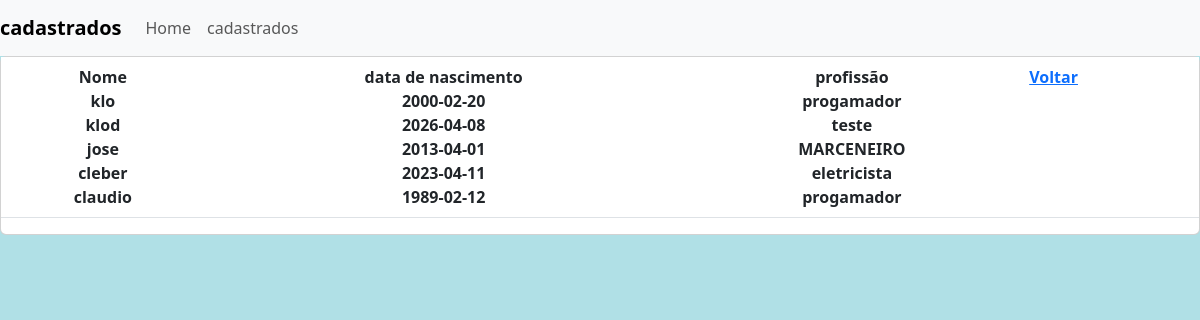
/cadastrados.php, run on the app's committed database.
### tables this page shows
CREATE TABLE `clientes` (
  `cli_id` int(15) NOT NULL,
  `cli_nome` varchar(200) NOT NULL,
  `cli_nasc` date NOT NULL,
  `cli_prof` varchar(200) NOT NULL
);

### cadastrados.php (the view, shortened to what this page needs)
<?php
include "app/conexao.php";
?>
<!DOCTYPE html>
<html lang="pt-br">
<head>
    <link href="https://cdn.jsdelivr.net/npm/bootstrap@5.3.0-alpha3/dist/css/bootstrap.min.css" rel="stylesheet">
</head>
<body style="background-color:powderblue;">
    <div>
        <nav class="navbar navbar-expand-lg navbar-light bg-light">
            <a class="navbar-brand " href="index.php"> <strong>cadastrados</strong></a>
            <div class="collapse navbar-collapse" id="navbar">
                <ul class="navbar-nav">
                    <li class="nav-item active">
                        <a class="nav-link" href="index.php">Home </a>
                    </li>
                    <li class="nav-item">
                        <a class="nav-link" href="cadastrados.php">cadastrados</a>
                    </li>
            </div>
    </div>
    <div>
        <body style="background-image: linear-gradient(170deg, #a76af2 0, #8756e4 25%, #6242d4 50%, #302fc5 75%, #0021b7 100%);">
            <div class="card">
                <div class="table-responsive">
                    <table class="table v-middle">
                        <tr class="bg-light" style="height: 5rem;">
                            <th class="border-top-0" style="text-align: center; padding: 8px;">Nome <br>
                                <?php
                                $sql = "SELECT cli_nome FROM clientes";
                                $result = mysqli_query($conn,  $sql);
                                if (mysqli_num_rows($result) > 0) {
                                    while ($row = mysqli_fetch_assoc($result)) {
                                        echo  $row["cli_nome"] .  "<br>";
                                    }
                                } else {
                                    echo "0 results";
                                }
                                ?>
                            </th>
                            <th class="border-top-0" style="text-align: center; padding: 8px;">data de nascimento <br>
                                <?php
                                $sql = "SELECT cli_nasc FROM clientes";
                                $result = mysqli_query($conn,  $sql);
                                if (mysqli_num_rows($result) > 0) {
                                    while ($row = mysqli_fetch_assoc($result)) {
                                        echo  $row["cli_nasc"] .  "<br>";
                                    }
                                } else {
                                    echo "0 results";
                                }
                                ?>
                            </th>
                            <th class="border-top-0" style="text-align: center; padding: 8px;">profissão <br>
                                <?php
                                $sql = "SELECT cli_prof FROM clientes";
                                $result = mysqli_query($conn,  $sql);
                                if (mysqli_num_rows($result) > 0) {
                                    while ($row = mysqli_fetch_assoc($result)) {
                                        echo  $row["cli_prof"] .  "<br>";
                                    }
                                } else {
                                    echo "0 results";
                                }
                                ?></th>
                            <th class="border-top-0">
                </div>
            </div>
            <a class="textdecoration25" href="index.php">Voltar</a>
        </body>
</html>

### data on the page
clientes: cli_nome "klo", cli_nasc "2000-02-20"
clientes: cli_nome "klod", cli_nasc "2026-04-08"
clientes: cli_nome "jose", cli_nasc "2013-04-01"
clientes: cli_nome "cleber", cli_nasc "2023-04-11"
clientes: cli_nome "claudio", cli_nasc "1989-02-12"

### other printed values
$row["cli_prof"] "progamador"
$row["cli_prof"] "teste"
$row["cli_prof"] "MARCENEIRO"
$row["cli_prof"] "eletricista"
